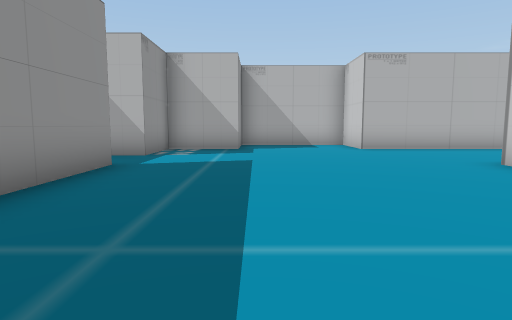
[1] (above)

19 first-person views from a walk through a 3-D level made in the Unity game engine. The camera is 1.3 m above the floor, tilts 6° down and sees 75° across. The floor is counted in squares, 1.89 m on a side. Each view is taken from the middle of a square. On the plan, view 1 faces up. The plan holds only what a view shows up to about 10 squares ahead; the rest is blank. The place goes on beyond the plan. The player is left out. Some animated figures are left out.

[2]
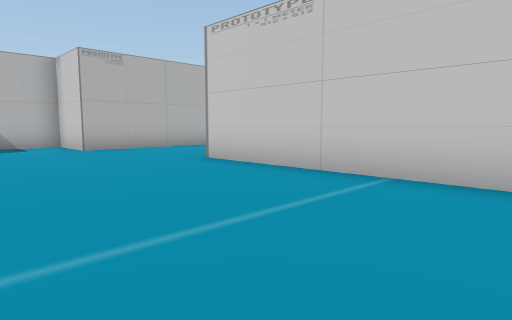

[3]
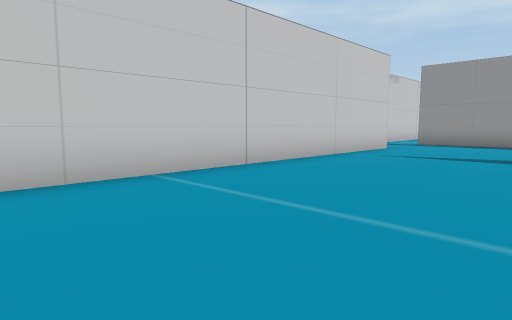

[4]
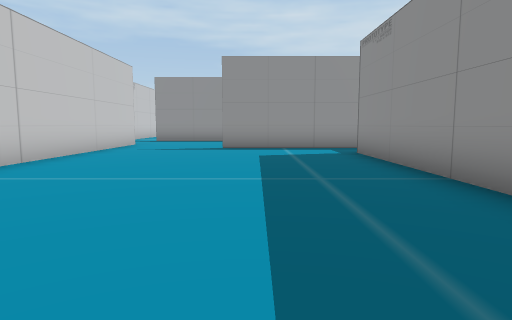

[5]
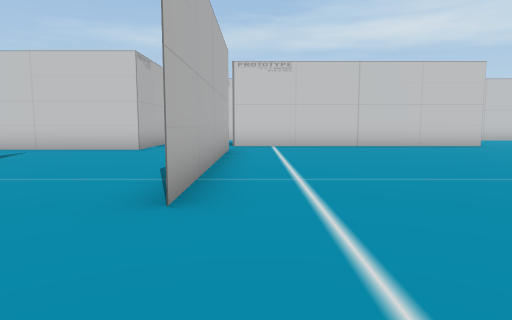

[6]
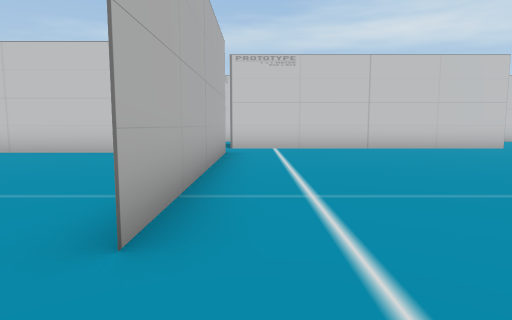

[7]
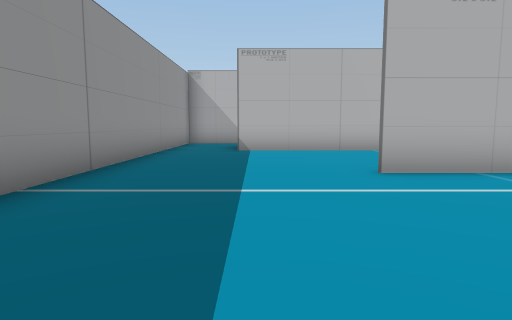

[8]
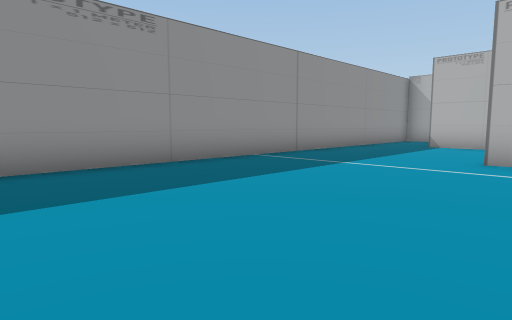

[9]
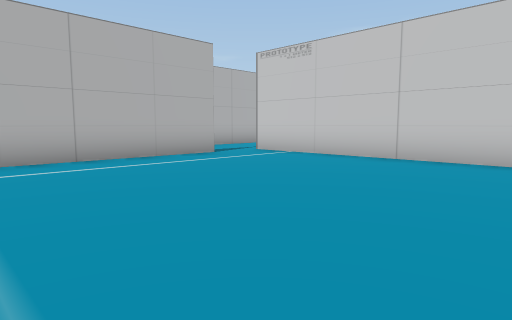

[10]
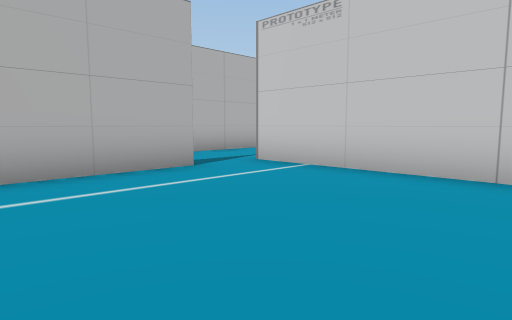

[11]
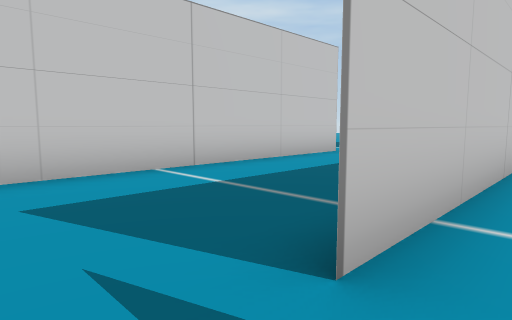

[12]
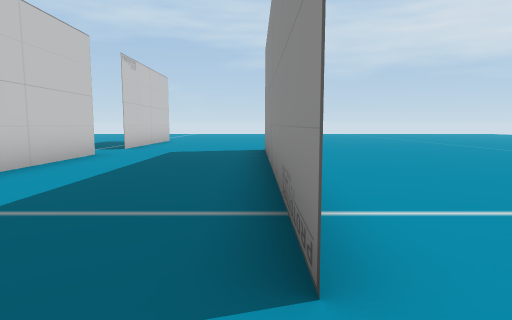

[13]
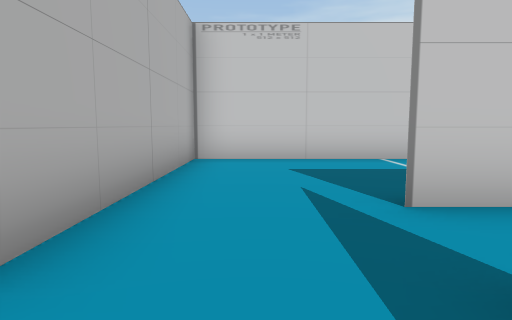

[14]
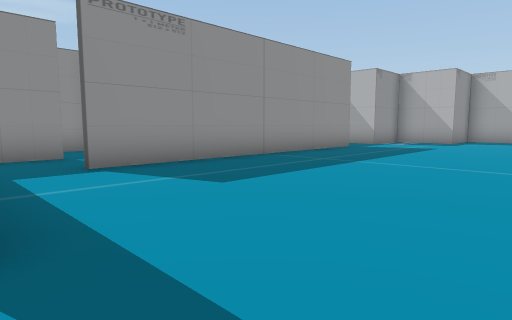

[15]
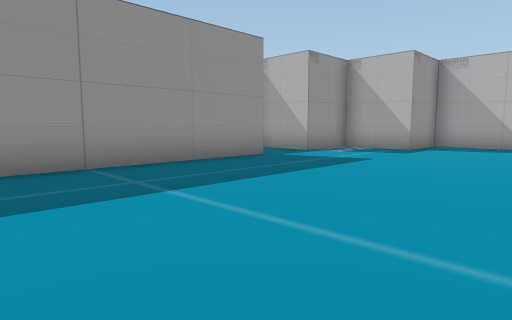

[16]
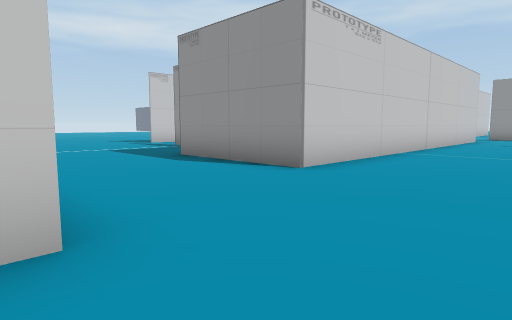

[17]
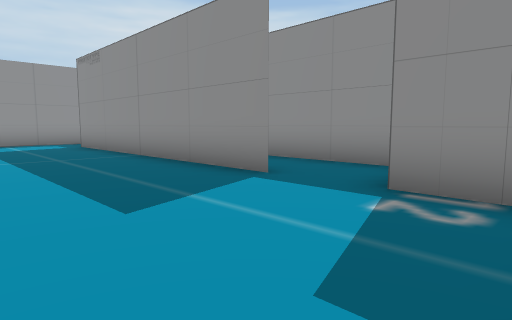

[18]
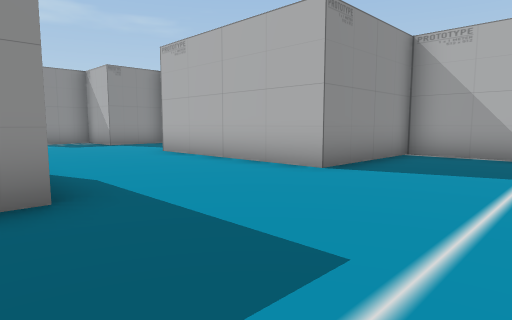

[19]
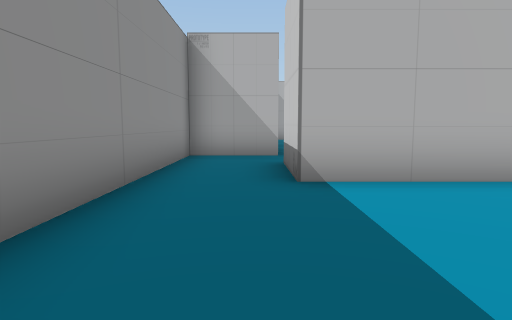

### Floor plan
Points are (right, up) in squares from view 1. A wall is a line through its corners. A room is listed if a view was taken in it or the views show most of it. See-through windows are left out.
Room 1 (views 1, 2, 3, 4, 5, 6, 7, 8, 9, 10, 11, 13, 14, 15, 16, 17, 19)
walls: (-0.6, -4) (-4.5, -4) (-4.5, -2); (-1.4, -4) (1, -4); (1.5, -8.3) (2, -8.3); (5.5, -5.8) (4.2, -5.8) (4.2, 5.7) (7.8, 5.7); (4.4, -8.3) (-2.4, -8.3); (-6.5, -0.5) (-6.5, -14.4); (-2.5, 5.9) (-2.5, -2.2); (5.8, -15.5) (5.8, -8.2); (-0.5, 10.8) (-0.5, 9.5) (-2.5, 9.5) (-2.5, 7.5); (8, 9.5) (3, 9.5) (3, 11.5) (0.2, 11.5)
ways out: opening at (6, -7.5) to room 2; opening at (9, 7.5) to room 3; opening at (-2, -3); opening at (-2, 6)
Room 2 (view 12)
walls: (5.7, -8.2) (5.7, -15.4); (9.7, -14.9) (9.7, -5.8) (5.5, -5.8)
ways out: opening at (6, -7.5) to room 1; opening at (10, -15) to room 3
Room 3 (view 18)
walls: (7.8, 5.7) (7.8, 5.4); (10, 13) (8, 13) (8, 9.5)
ways out: opening at (9, 7.5) to room 1; opening at (10, -15) to room 2

Positions as (right, up) in squares from view 1, and headings:
1: (0, 0), facing up
2: (0, 0), facing up-right
3: (0, 4), facing down-right
4: (0, 6), facing down
5: (-5, -9), facing right
6: (-4, -9), facing right
7: (-4, -13), facing up
8: (-1, -15), facing up-left
9: (-1, -15), facing up-right
10: (1, -13), facing up-right
11: (5, -7), facing down-right
12: (6, -7), facing down
13: (3, -7), facing right
14: (3, -4), facing up-left
15: (3, 0), facing up-left
16: (1, 10), facing down-right
17: (1, 9), facing down-left
18: (11, 5), facing up-left
19: (-5, -8), facing up
